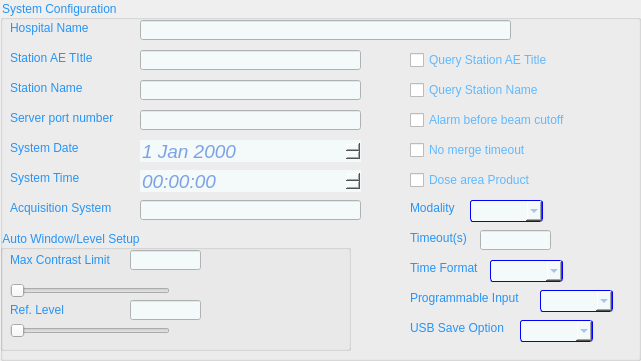
  <widget class="QGroupBox" name="groupBox_5">
   <property name="geometry">
    <rect>
     <x>10</x>
     <y>170</y>
     <width>641</width>
     <height>361</height>
    </rect>
   </property>
   <property name="styleSheet">
    <string notr="true">QGroupBox{
	color: #2794f5;
}</string>
   </property>
   <property name="title">
    <string>System Configuration </string>
   </property>
   <widget class="QLabel" name="label_17">
    <property name="geometry">
     <rect>
      <x>10</x>
      <y>20</y>
      <width>121</width>
      <height>16</height>
     </rect>
    </property>
    <property name="styleSheet">
     <string notr="true">QLabel{
	color: #2794f5;
}</string>
    </property>
    <property name="text">
     <string>Hospital Name</string>
    </property>
   </widget>
   <widget class="QLineEdit" name="lineEdit_17">
    <property name="geometry">
     <rect>
      <x>140</x>
      <y>20</y>
      <width>371</width>
      <height>20</height>
     </rect>
    </property>
    <property name="styleSheet">
     <string notr="true">QLineEdit{
	background-color: #f4f9f9;
    background-image: url(url(:/new/Images/Chosen Button 1.png));
    background-attachment: fixed;
	color:#7ca2e6;
}</string>
    </property>
   </widget>
   <widget class="QLabel" name="label_18">
    <property name="geometry">
     <rect>
      <x>10</x>
      <y>50</y>
      <width>121</width>
      <height>16</height>
     </rect>
    </property>
    <property name="styleSheet">
     <string notr="true">QLabel{
	color: #2794f5;
}</string>
    </property>
    <property name="text">
     <string>Station AE TItle</string>
    </property>
   </widget>
   <widget class="QLineEdit" name="lineEdit_18">
    <property name="geometry">
     <rect>
      <x>140</x>
      <y>50</y>
      <width>221</width>
      <height>20</height>
     </rect>
    </property>
    <property name="styleSheet">
     <string notr="true">QLineEdit{
	background-color: #f4f9f9;
    background-image: url(url(:/new/Images/Chosen Button 1.png));
    background-attachment: fixed;
	color:#7ca2e6;
}</string>
    </property>
   </widget>
   <widget class="QLabel" name="label_19">
    <property name="geometry">
     <rect>
      <x>10</x>
      <y>80</y>
      <width>121</width>
      <height>16</height>
     </rect>
    </property>
    <property name="styleSheet">
     <string notr="true">QLabel{
	color: #2794f5;
}</string>
    </property>
    <property name="text">
     <string>Station Name</string>
    </property>
   </widget>
   <widget class="QLineEdit" name="lineEdit_19">
    <property name="geometry">
     <rect>
      <x>140</x>
      <y>80</y>
      <width>221</width>
      <height>20</height>
     </rect>
    </property>
    <property name="styleSheet">
     <string notr="true">QLineEdit{
	background-color: #f4f9f9;
    background-image: url(url(:/new/Images/Chosen Button 1.png));
    background-attachment: fixed;
	color:#7ca2e6;
}</string>
    </property>
   </widget>
   <widget class="QLabel" name="label_20">
    <property name="geometry">
     <rect>
      <x>10</x>
      <y>110</y>
      <width>121</width>
      <height>16</height>
     </rect>
    </property>
    <property name="styleSheet">
     <string notr="true">QLabel{
	color: #2794f5;
}</string>
    </property>
    <property name="text">
     <string>Server port number</string>
    </property>
   </widget>
   <widget class="QLineEdit" name="lineEdit_20">
    <property name="geometry">
     <rect>
      <x>140</x>
      <y>110</y>
      <width>221</width>
      <height>20</height>
     </rect>
    </property>
    <property name="styleSheet">
     <string notr="true">QLineEdit{
	background-color: #f4f9f9;
    background-image: url(url(:/new/Images/Chosen Button 1.png));
    background-attachment: fixed;
	color:#7ca2e6;
}</string>
    </property>
   </widget>
   <widget class="QLabel" name="label_21">
    <property name="geometry">
     <rect>
      <x>10</x>
      <y>200</y>
      <width>121</width>
      <height>16</height>
     </rect>
    </property>
    <property name="styleSheet">
     <string notr="true">QLabel{
	color: #2794f5;
}</string>
    </property>
    <property name="text">
     <string>Acquisition System</string>
    </property>
   </widget>
   <widget class="QLineEdit" name="lineEdit_21">
    <property name="geometry">
     <rect>
      <x>140</x>
      <y>200</y>
      <width>221</width>
      <height>20</height>
     </rect>
    </property>
    <property name="styleSheet">
     <string notr="true">QLineEdit{
	background-color: #f4f9f9;
    background-image: url(url(:/new/Images/Chosen Button 1.png));
    background-attachment: fixed;
	color:#7ca2e6;
}</string>
    </property>
    <property name="text">
     <string/>
    </property>
   </widget>
   <widget class="QCheckBox" name="checkBox">
    <property name="geometry">
     <rect>
      <x>410</x>
      <y>50</y>
      <width>161</width>
      <height>20</height>
     </rect>
    </property>
    <property name="styleSheet">
     <string notr="true">QCheckBox{
	color:#60b9ff;
}
QCheckBox::indicator:unchecked{
	
    image: url(:/images/uncheck2.png);
}
QCheckBox::indicator:checked{
	
    image: url(:/images/check2.png);
}</string>
    </property>
    <property name="text">
     <string>Query Station AE Title</string>
    </property>
   </widget>
   <widget class="QCheckBox" name="checkBox_2">
    <property name="geometry">
     <rect>
      <x>410</x>
      <y>80</y>
      <width>161</width>
      <height>20</height>
     </rect>
    </property>
    <property name="styleSheet">
     <string notr="true">QCheckBox{
	color:#60b9ff;
}
QCheckBox::indicator:unchecked{
	
    image: url(:/images/uncheck2.png);
}
QCheckBox::indicator:checked{
	
    image: url(:/images/check2.png);
}</string>
    </property>
    <property name="text">
     <string>Query Station Name</string>
    </property>
   </widget>
   <widget class="QCheckBox" name="checkBox_3">
    <property name="geometry">
     <rect>
      <x>410</x>
      <y>110</y>
      <width>181</width>
      <height>20</height>
     </rect>
    </property>
    <property name="styleSheet">
     <string notr="true">QCheckBox{
	color:#60b9ff;
}
QCheckBox::indicator:unchecked{
	
    image: url(:/images/uncheck2.png);
}
QCheckBox::indicator:checked{
	
    image: url(:/images/check2.png);
}</string>
    </property>
    <property name="text">
     <string>Alarm before beam cutoff</string>
    </property>
   </widget>
   <widget class="QCheckBox" name="checkBox_4">
    <property name="geometry">
     <rect>
      <x>410</x>
      <y>140</y>
      <width>161</width>
      <height>20</height>
     </rect>
    </property>
    <property name="styleSheet">
     <string notr="true">QCheckBox{
	color:#60b9ff;
}
QCheckBox::indicator:unchecked{
	
    image: url(:/images/uncheck2.png);
}
QCheckBox::indicator:checked{
	
    image: url(:/images/check2.png);
}</string>
    </property>
    <property name="text">
     <string>No merge timeout</string>
    </property>
   </widget>
   <widget class="QCheckBox" name="checkBox_5">
    <property name="geometry">
     <rect>
      <x>410</x>
      <y>170</y>
      <width>161</width>
      <height>20</height>
     </rect>
    </property>
    <property name="styleSheet">
     <string notr="true">QCheckBox{
	color:#60b9ff;
}
QCheckBox::indicator:unchecked{
	
    image: url(:/images/uncheck2.png);
}
QCheckBox::indicator:checked{
	
    image: url(:/images/check2.png);
}</string>
    </property>
    <property name="text">
     <string>Dose area Product </string>
    </property>
   </widget>
   <widget class="QComboBox" name="comboBox">
    <property name="geometry">
     <rect>
      <x>470</x>
      <y>200</y>
      <width>73</width>
      <height>22</height>
     </rect>
    </property>
    <property name="styleSheet">
     <string notr="true"> QComboBox {
   border: 1px solid blue;
    border-radius: 3px;
background-color:#f4f9f9;
color: #7ca2e6;

font:11pt;
 }
</string>
    </property>
   </widget>
   <widget class="QLabel" name="label_22">
    <property name="geometry">
     <rect>
      <x>410</x>
      <y>200</y>
      <width>55</width>
      <height>16</height>
     </rect>
    </property>
    <property name="styleSheet">
     <string notr="true">QLabel{
	color: #2794f5;
}</string>
    </property>
    <property name="text">
     <string>Modality</string>
    </property>
   </widget>
   <widget class="QLabel" name="label_23">
    <property name="geometry">
     <rect>
      <x>410</x>
      <y>260</y>
      <width>81</width>
      <height>16</height>
     </rect>
    </property>
    <property name="styleSheet">
     <string notr="true">QLabel{
	color: #2794f5;
}</string>
    </property>
    <property name="text">
     <string>Time Format</string>
    </property>
   </widget>
   <widget class="QComboBox" name="comboBox_2">
    <property name="geometry">
     <rect>
      <x>490</x>
      <y>260</y>
      <width>73</width>
      <height>22</height>
     </rect>
    </property>
    <property name="styleSheet">
     <string notr="true"> QComboBox {
      border: 1px solid blue;
    border-radius: 3px;
background-color:#f4f9f9;
color: #7ca2e6;

font:11pt;
 }
</string>
    </property>
   </widget>
   <widget class="QLineEdit" name="lineEdit_22">
    <property name="geometry">
     <rect>
      <x>480</x>
      <y>230</y>
      <width>71</width>
      <height>20</height>
     </rect>
    </property>
    <property name="styleSheet">
     <string notr="true">QLineEdit{
	background-color: #f4f9f9;
    background-image: url(url(:/new/Images/Chosen Button 1.png));
    background-attachment: fixed;
	color:#7ca2e6;
}</string>
    </property>
    <property name="text">
     <string/>
    </property>
   </widget>
   <widget class="QLabel" name="label_24">
    <property name="geometry">
     <rect>
      <x>410</x>
      <y>230</y>
      <width>71</width>
      <height>16</height>
     </rect>
    </property>
    <property name="styleSheet">
     <string notr="true">QLabel{
	color: #2794f5;
}</string>
    </property>
    <property name="text">
     <string>Timeout(s)</string>
    </property>
   </widget>
   <widget class="QLabel" name="label_25">
    <property name="geometry">
     <rect>
      <x>410</x>
      <y>290</y>
      <width>131</width>
      <height>16</height>
     </rect>
    </property>
    <property name="styleSheet">
     <string notr="true">QLabel{
	color: #2794f5;
}</string>
    </property>
    <property name="text">
     <string>Programmable Input</string>
    </property>
   </widget>
   <widget class="QComboBox" name="comboBox_3">
    <property name="geometry">
     <rect>
      <x>540</x>
      <y>290</y>
      <width>73</width>
      <height>22</height>
     </rect>
    </property>
    <property name="styleSheet">
     <string notr="true"> QComboBox {
    border: 1px solid blue;
    border-radius: 3px;
background-color:#f4f9f9;
color: #7ca2e6;

font:11pt;
 }
</string>
    </property>
   </widget>
   <widget class="QLabel" name="label_26">
    <property name="geometry">
     <rect>
      <x>410</x>
      <y>320</y>
      <width>101</width>
      <height>16</height>
     </rect>
    </property>
    <property name="styleSheet">
     <string notr="true">QLabel{
	color: #2794f5;
}</string>
    </property>
    <property name="text">
     <string>USB Save Option</string>
    </property>
   </widget>
   <widget class="QComboBox" name="comboBox_4">
    <property name="geometry">
     <rect>
      <x>520</x>
      <y>320</y>
      <width>73</width>
      <height>22</height>
     </rect>
    </property>
    <property name="styleSheet">
     <string notr="true"> QComboBox {
       border: 1px solid blue;
    border-radius: 3px;
background-color:#f4f9f9;
color: #7ca2e6;

font:11pt;
 }
</string>
    </property>
   </widget>
   <widget class="QLabel" name="label_27">
    <property name="geometry">
     <rect>
      <x>10</x>
      <y>170</y>
      <width>111</width>
      <height>16</height>
     </rect>
    </property>
    <property name="styleSheet">
     <string notr="true">QLabel{
	color: #2794f5;
}</string>
    </property>
    <property name="text">
     <string>System Time</string>
    </property>
   </widget>
   <widget class="QTimeEdit" name="timeEdit">
    <property name="geometry">
     <rect>
      <x>140</x>
      <y>170</y>
      <width>221</width>
      <height>22</height>
     </rect>
    </property>
    <property name="styleSheet">
     <string notr="true"> QTimeEdit{
    border-style: solid;
border:2px;
    border-radius: 0px;
background-color:#f4f9f9;
color: #7ca2e6;

font:Italic 14pt;
 }</string>
    </property>
   </widget>
   <widget class="QDateEdit" name="dateEdit">
    <property name="geometry">
     <rect>
      <x>140</x>
      <y>140</y>
      <width>221</width>
      <height>22</height>
     </rect>
    </property>
    <property name="styleSheet">
     <string notr="true"> QDateEdit{
    border-style: solid;
border:2px;
    border-radius: 0px;
background-color:#f4f9f9;
color: #7ca2e6;

font:Italic 14pt;
 }</string>
    </property>
   </widget>
   <widget class="QLabel" name="label_28">
    <property name="geometry">
     <rect>
      <x>10</x>
      <y>140</y>
      <width>111</width>
      <height>16</height>
     </rect>
    </property>
    <property name="styleSheet">
     <string notr="true">QLabel{
	color: #2794f5;
}</string>
    </property>
    <property name="text">
     <string>System Date</string>
    </property>
   </widget>
   <widget class="QGroupBox" name="groupBox_22">
    <property name="geometry">
     <rect>
      <x>0</x>
      <y>230</y>
      <width>351</width>
      <height>121</height>
     </rect>
    </property>
    <property name="title">
     <string>Auto Window/Level Setup</string>
    </property>
    <widget class="QLabel" name="label_55">
     <property name="geometry">
      <rect>
       <x>10</x>
       <y>20</y>
       <width>111</width>
       <height>20</height>
      </rect>
     </property>
     <property name="styleSheet">
      <string notr="true">QLabel{
	color: #2794f5;
}</string>
     </property>
     <property name="text">
      <string>Max Contrast Limit</string>
     </property>
    </widget>
    <widget class="QLineEdit" name="lineEdit_46">
     <property name="geometry">
      <rect>
       <x>130</x>
       <y>20</y>
       <width>71</width>
       <height>20</height>
      </rect>
     </property>
     <property name="styleSheet">
      <string notr="true">QLineEdit{
	background-color: #f4f9f9;
    background-image: url(url(:/new/Images/Chosen Button 1.png));
    background-attachment: fixed;
	color:#7ca2e6;
}</string>
     </property>
     <property name="text">
      <string/>
     </property>
    </widget>
    <widget class="QLabel" name="label_56">
     <property name="geometry">
      <rect>
       <x>10</x>
       <y>70</y>
       <width>61</width>
       <height>20</height>
      </rect>
     </property>
     <property name="styleSheet">
      <string notr="true">QLabel{
	color: #2794f5;
}</string>
     </property>
     <property name="text">
      <string>Ref. Level</string>
     </property>
    </widget>
    <widget class="QLineEdit" name="lineEdit_47">
     <property name="geometry">
      <rect>
       <x>130</x>
       <y>70</y>
       <width>71</width>
       <height>20</height>
      </rect>
     </property>
     <property name="styleSheet">
      <string notr="true">QLineEdit{
	background-color: #f4f9f9;
    background-image: url(url(:/new/Images/Chosen Button 1.png));
    background-attachment: fixed;
	color:#7ca2e6;
}</string>
     </property>
     <property name="text">
      <string/>
     </property>
    </widget>
    <widget class="QSlider" name="horizontalSlider_4">
     <property name="geometry">
      <rect>
       <x>10</x>
       <y>50</y>
       <width>160</width>
       <height>22</height>
      </rect>
     </property>
     <property name="orientation">
      <enum>Qt::Horizontal</enum>
     </property>
    </widget>
    <widget class="QSlider" name="horizontalSlider_5">
     <property name="geometry">
      <rect>
       <x>10</x>
       <y>90</y>
       <width>160</width>
       <height>22</height>
      </rect>
     </property>
     <property name="orientation">
      <enum>Qt::Horizontal</enum>
     </property>
    </widget>
   </widget>
  </widget>
